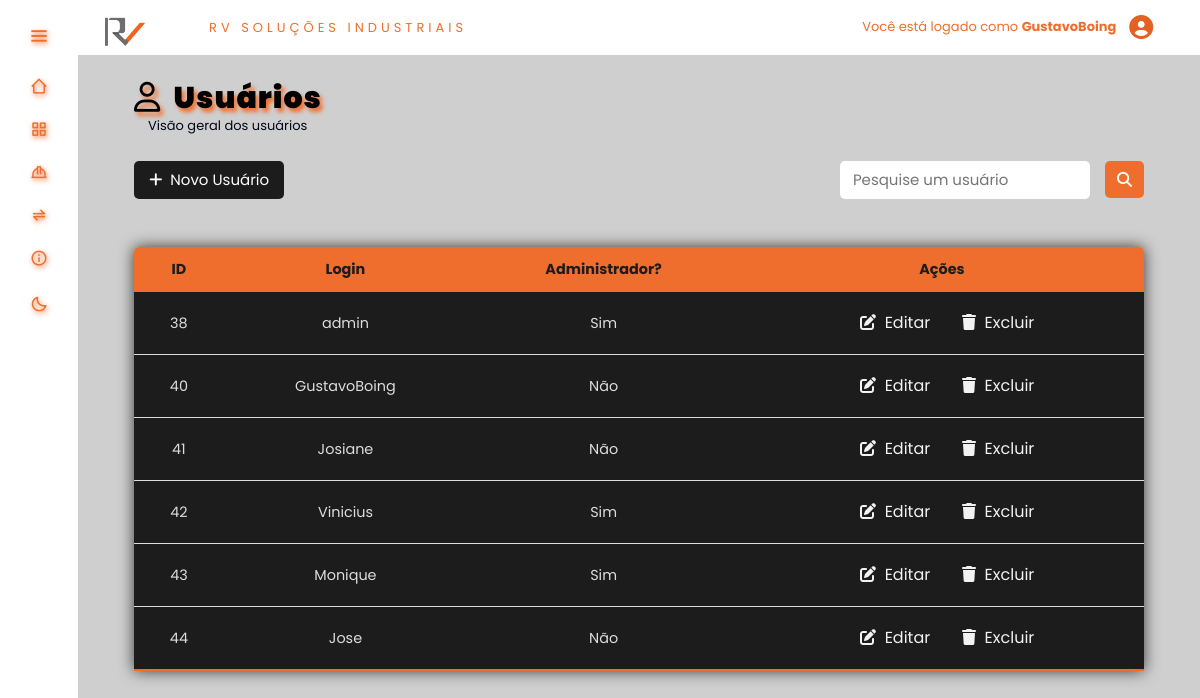
Page /tablesAdmin/tableUser.php (signed in) on the committed database.
### tables this page shows
CREATE TABLE `usuario` (
  `id_usuario` int(11) NOT NULL,
  `Login` varchar(100) DEFAULT NULL,
  `Senha` varchar(80) DEFAULT NULL,
  `isAdmin` varchar(20) DEFAULT NULL,
  `palavraPasse` varchar(200) DEFAULT NULL
);

### inc/database.php (called while the page is built, shortened)
<?php
	function open_database() {
		try {
			$conn = new mysqli(DB_HOST, DB_USER, DB_PASSWORD, DB_NAME);
			$conn -> set_charset ("utf8");
			return $conn;
		} catch (Exception $e) {
			echo "<h3>Ocorreu um erro:\n<br>".$e->getMessage(). "</h3>";
			return null;
		}
	}
	function find( $table = null, $id = null ) {
		$database = open_database();
		$found = null;
		try {
		  if ($id) {
			$sql = "SELECT * FROM " . $table . " WHERE id = " . $id;
			$result = $database->query($sql);
			if ($result->num_rows > 0) {
			  $found = $result->fetch_assoc();
			}
		  } else {
			$sql = "SELECT * FROM " . $table;
			$result = $database->query($sql);
			if ($result->num_rows > 0) {
			  $found = $result->fetch_all(MYSQLI_ASSOC);
			}
		  }
		} catch (Exception $e) {
		  $_SESSION['message'] = $e->GetMessage();
		  $_SESSION['type'] = 'danger';
	  }
		return $found;
	}
	function find_all( $table ) {
	  return find($table);
	}

### tablesAdmin/function.php (called while the page is built, shortened)
<?php
    function usuarios() {
        if (!empty($_POST['filtro'])){
            $usuarios = filter("usuario", "Login LIKE '%" . $_POST['filtro'] . "%'");
        } else {
            $usuarios = find_all('usuario');
        }
    }

### tablesAdmin/tableUser.php (the view, shortened to what this page needs)
<?php
    require_once('function.php');
    usuarios();
?>
<!DOCTYPE html>
<html>
    <head>
        <link rel="stylesheet" href="<?php echo BASEURL; ?>css/styleTbl.css"/>
        <link href='https://unpkg.com/boxicons@2.1.4/css/boxicons.min.css' rel='stylesheet'>
        <link rel="stylesheet" href="<?php echo BASEURL; ?>inc/style.css"/>
        <link rel="stylesheet" href="<?php echo BASEURL; ?>inc/styleDark.css">
    </head>
    <body>
        <div class="tittle">
            <h2 class="titulos"><i class="fa-regular fa-user"></i>&nbsp Usuários </h2>
            <p id="subtitulo" style="font-size:small; margin:0 0 0 70px">Visão geral dos usuários</p>
        </div>
        <div class="parte-superior">
            <div class="btnsAddGerar">
                <div class="btnAdd">
                    <a class="btnNewUser" href="<?php echo BASEURL; ?>tablesAdmin/adicionarUser.php"><button><i class="fa-solid fa-plus"></i>&nbsp Novo Usuário</button></a>
                </div>
            </div>
            <div class="filtro">
                <form action="tableUser.php" method="POST">
                    <div class="actionsTbls">
                        <div class="input-Filtro">
                            <input class="btnFiltro" type="text" name="filtro" placeholder="Pesquise um usuário">
                        </div>
                        <div class="btnFiltroFornecedor">
                            <button type="submit"><i class="fa-solid fa-magnifying-glass" style="color: white"></i></button>
                        </div>
                    </div>
                </form>
            </div>
        </div>
        <main>
            <table class="content-table">
                <thead>
                    <tr>
                        <th>ID</th>
                        <th>Login</th>
                        <th>Administrador?</th>
                        <th>Ações</th>
                    </tr>
                </thead>
                <tbody>
                    <?php if ($usuarios) : ?>
                    <?php foreach($usuarios as $usuario) : ?>
                        <tr>
                            <?php
                                echo '<td>'.$usuario['id_usuario'].'</td>';
                                echo '<td>'. $usuario['Login'] . '</td>';
                                echo '<td>' .  $usuario['isAdmin'] . '</td>'
                            ?>
                            <td class="changes">
                                <a href="editarUser.php?id=<?php echo $usuario['id_usuario']; ?>" class="btn btn-transparent">&nbsp;&nbsp;<i class="fa fa-edit"></i>&nbsp; Editar</a>
                                <a href="#" data-bs-toggle="modal" data-bs-target="#delete-user" class="btn btn-transparent" data-user="<?php echo $usuario['id_usuario']; ?>"><i class="fa-solid fa-trash"></i>&nbsp; Excluir</a>
                            </td>
                        </tr>
                    <?php endforeach ; ?>
                    <?php else : ?>
                        <tr>
                            <td colspan="4">Nenhum registro encontrado.</td>
                        </tr>
                    <?php endif ; ?>
                </tbody>
            </table>
        </main>
    </body>
<html>

### inc/style.css (style rules this page uses)
:root { --color:#1c1c1c; --color-second: #D3D3D3; --color-white:#89817D; --color-body:#4A3F35; --color-black:#F06E2D; --search-bar: #F2F2F2; --search-text: #010718; }
* { padding: 0%; margin: 0%; box-sizing: border-box; font-family: 'Poppins', sans-serif; }
* { margin: 0; padding: 0; box-sizing: border-box; }
a { color: var(--color-black); text-decoration: none; font-size: small; transition: 0.5s; position: relative; }
* { box-sizing: border-box }
body { font-family: Verdana, sans-serif; margin:0 }
.tittle { font-family: 'Poppins', sans-serif; }
.tittle > .titulos { font-family: 'Poppins', sans-serif; margin: 25px 0 0 5%; color: var(--color-black); font-size: 30px; font-weight: 1000; text-shadow: 3px 4px 4px var(--color-black); letter-spacing: 1px; color: black; font-size: 30px; font-weight: 1000; }
#subtitulo { color: var(--color-white); }
.content-table { border-collapse: collapse; margin: 6vh auto; font-size: 0.9em; width: 90%; border-radius: 5px 5px 0 0; overflow: hidden; box-shadow: 0 0 15px #383838; }
.content-table thead tr { background-color: #F06E2D; color: #1c1c1c; text-align: center; font-weight: bold; }
.content-table th, .content-table td { padding: 12px 15px; }
.content-table td { text-align: center; }
.content-table tbody tr { border-bottom: 1px solid #dddddd; }
.content-table tbody tr { background-color: #1c1c1c; color:#dddddd }
.content-table tbody tr:last-of-type { border-bottom: 2px solid #F06E2D }
.changes { width: 40%; }
.changes a { margin-left: 2px; color: var(--search-bar); }

### inc/styleDark.css (style rules this page uses)
:root { --color-default:#ffffff; --color-second: #bebebe; --color-white:#333333; --color-body:#cfcfcf; --color-black:#F06E2D; --search-bar: #F2F2F2; --search-text: #010718; }
#subtitulo { color: var(--search-text); }

### css/styleTbl.css (style rules this page uses)
:root { --color-default:#1c1c1c; --color-second: #D3D3D3; --color-white:#89817D; --color-body:#4A3F35; --color-black:#F06E2D; }
* { margin: 0 5% 0 5%; font-family: 'Poppins', sans-serif; }
.tittle { font-family: 'Poppins', sans-serif; }
.tittle > .titulos { font-family: 'Poppins', sans-serif; margin: 25px 0 0 67px; color: var(--color-black); font-size: 30px; font-weight: 1000; text-shadow: 3px 4px 4px black; letter-spacing: 1px; color: #F06E2D; font-size: 30px; font-weight: 1000; }
#subtitulo { color: var(--color-white); }
.content-table { border-collapse: collapse; margin: 6vh auto; font-size: 0.9em; width: 90%; border-radius: 5px 5px 0 0; overflow: hidden; box-shadow: 0 0 15px #383838; }
.content-table thead tr { background-color: #F06E2D; color: #1c1c1c; text-align: center; font-weight: bold; }
.content-table th, .content-table td { padding: 12px 15px; }
.content-table td { text-align: center; }
.content-table tbody tr { border-bottom: 1px solid #dddddd; }
.content-table tbody tr { background-color: #1c1c1c; color:#dddddd }
.content-table tbody tr:last-of-type { border-bottom: 2px solid #F06E2D }
.changes { width: 40%; }
.changes a { margin-left: 2px; }
.parte-superior { display: flex; flex-direction: row; justify-content: space-between; margin: 25px 5% 0 5%; }
.actionsTbls { display: flex; flex-direction: row; }
.input-Filtro > input { width: 250px; padding: 8px 10px 8px 13px; color: black; border: none; border-radius: 5px; font-size: 15px; margin-right: 15px; }
.btnsAddGerar { display: flex; flex-direction: row; }
.btnAdd > a > button { width: 150px; padding: 8px 10px 8px 10px; background: #1c1c1c; color: white; border: none; border-radius: 5px; cursor: pointer; font-size: 15px; align-items: flex-start; }
.btnFiltroFornecedor > button { padding: 11px 12px 11px 12px; background: var(--color-black); color: white; border: none; border-radius: 5px; cursor: pointer; font-size: 15px; }

### rows in the picture
usuario: id_usuario "38", Login "admin", isAdmin "Sim"
usuario: id_usuario "40", Login "GustavoBoing", isAdmin "Não"
usuario: id_usuario "41", Login "Josiane", isAdmin "Não"
usuario: id_usuario "42", Login "Vinicius", isAdmin "Sim"
usuario: id_usuario "43", Login "Monique", isAdmin "Sim"
usuario: id_usuario "44", Login "Jose", isAdmin "Não"

### other values in the picture
$_SESSION['login'] "GustavoBoing"
